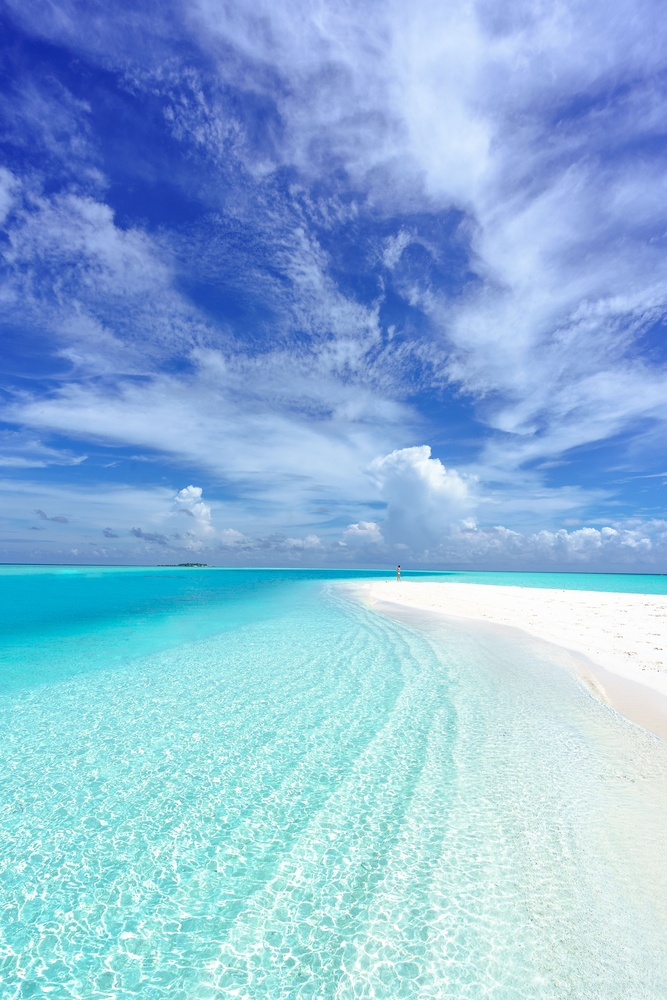
#> input picture image1.jpg, 667 x 1000 px, shrunk from 3831 x 5746 before the run
$ jupyter execute Assignment2.ipynb
#> lines starting #> are read from the running program, lines starting #| are printed output that depends on the picture; after the words box and inside, x2 and y2 are one past the last pixel; in counts of white or black regions, pixels touching at a corner belong together
[cell 1]
import cv2 as cv
import numpy as np

[cell 2]
#convert a grayscale image into a binary image.
# Read grayscale image
image = cv.imread("image1.jpg", cv.IMREAD_GRAYSCALE)
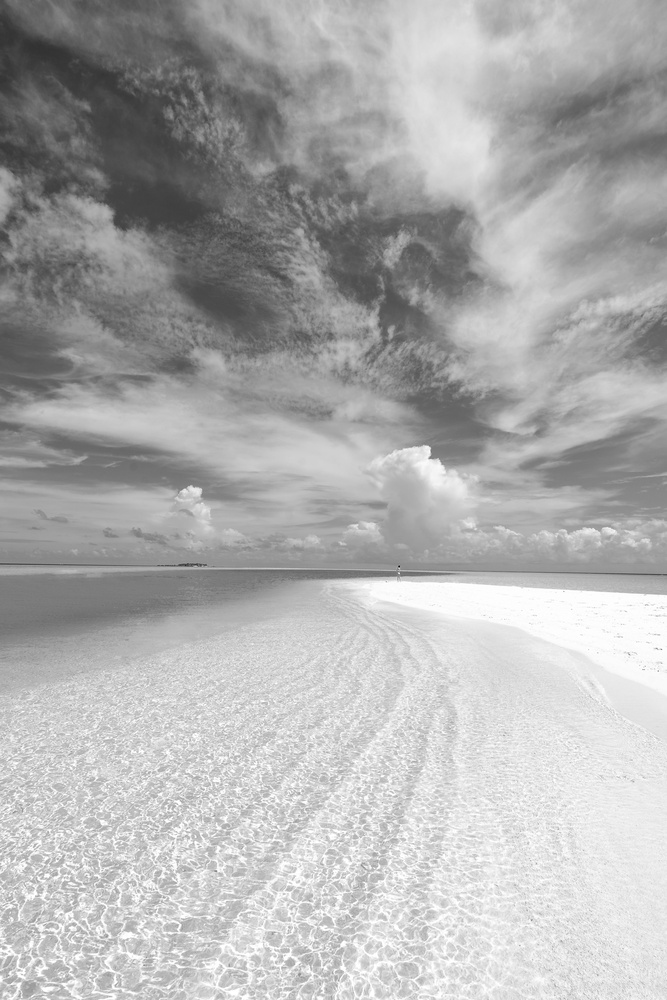
#> image: shape (1000, 667); min 9, max 255, mean 174.4

if image is None:
    print("Error: Image not found!")
    exit()

# -------------------------------
# Case 1: Threshold = Mean intensity
# -------------------------------
mean_val = np.mean(image)
#> mean_val = 174.4
ret, binary_mean = cv.threshold(image, mean_val, 255, cv.THRESH_BINARY)
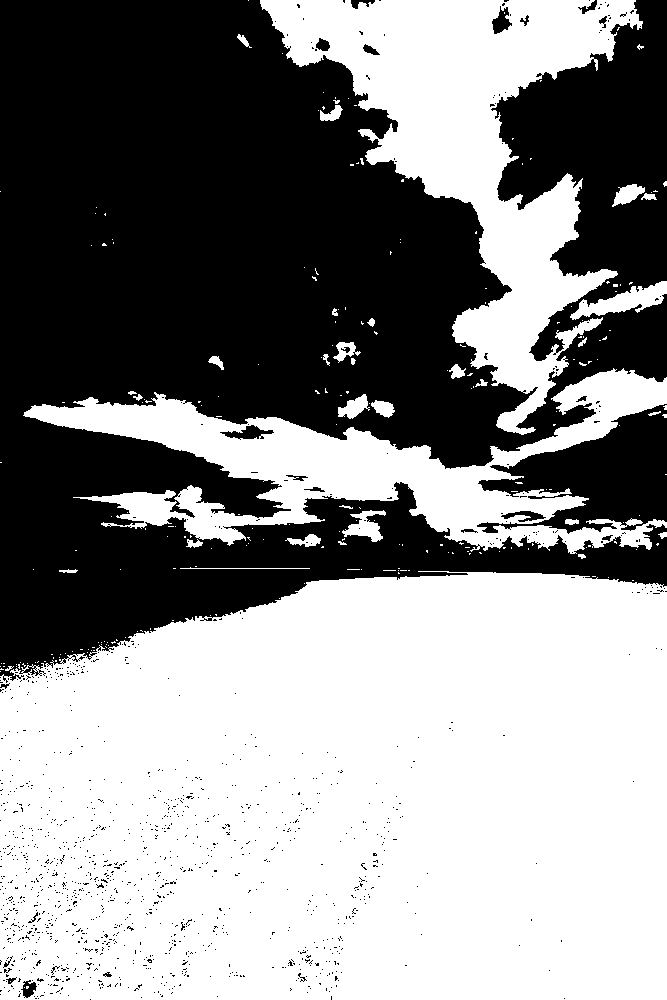
#> binary_mean: shape (1000, 667); 54.6% white; 1259 black regions (1234 under 20 px), largest, box (x1, y1, x2, y2) and area: (0, 0, 667, 683) 285214, (477, 404, 667, 534) 12730, (220, 425, 274, 440) 369
#> ret = 174
print(ret)
#| 174.0

cv.imshow("Binary (Mean Threshold)", binary_mean)
cv.imwrite("binary_mean.jpg", binary_mean)


# -------------------------------
# Case 2: User-defined threshold
# -------------------------------
threshold = int(input("Enter threshold value (0-255): "))
#> the answer given: 100

ret, binary_user = cv.threshold(image, threshold, 255, cv.THRESH_BINARY)
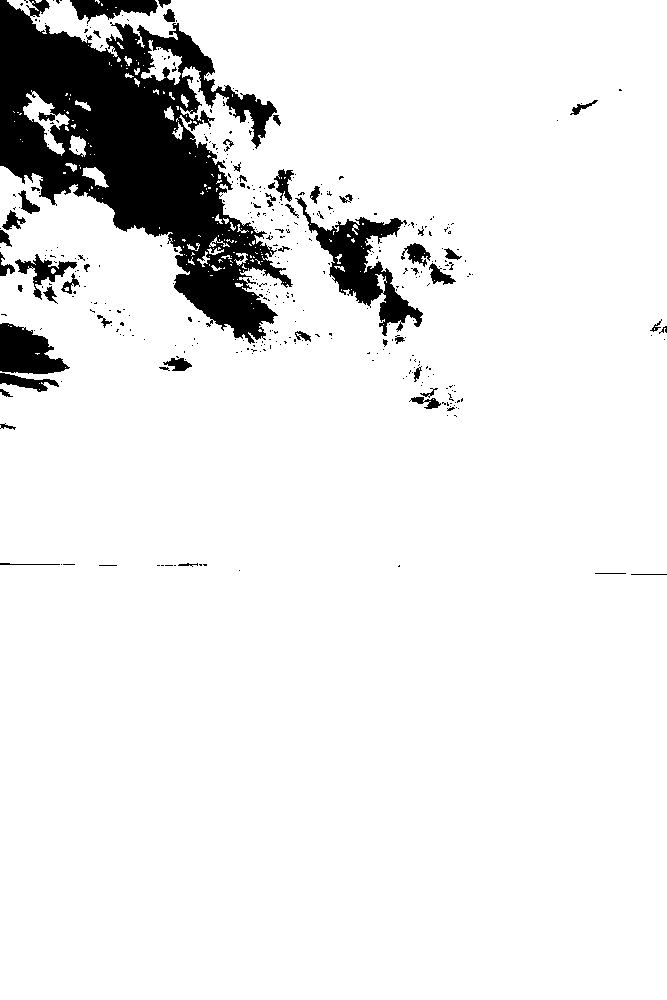
#> binary_user: shape (1000, 667); 91.3% white; 387 black regions (334 under 20 px), largest, box (x1, y1, x2, y2) and area: (0, 0, 293, 344) 42902, (295, 197, 423, 336) 4964, (0, 323, 70, 374) 2325
#> ret = 100
print(ret)
#| 100.0

cv.imshow("Binary (User Threshold)", binary_user)
cv.imwrite("binary_user.jpg", binary_user)

cv.waitKey(0)
cv.destroyAllWindows()

[cell 3]
# Read color image
image = cv.imread("image1.jpg")
#> image is the input picture: shape (1000, 667, 3); mean B, G, R 219.5, 182.9, 140.3

if image is None:
    print("Error: Image not found!")
    exit()

# Split channels (OpenCV uses BGR format)
B, G, R = cv.split(image)
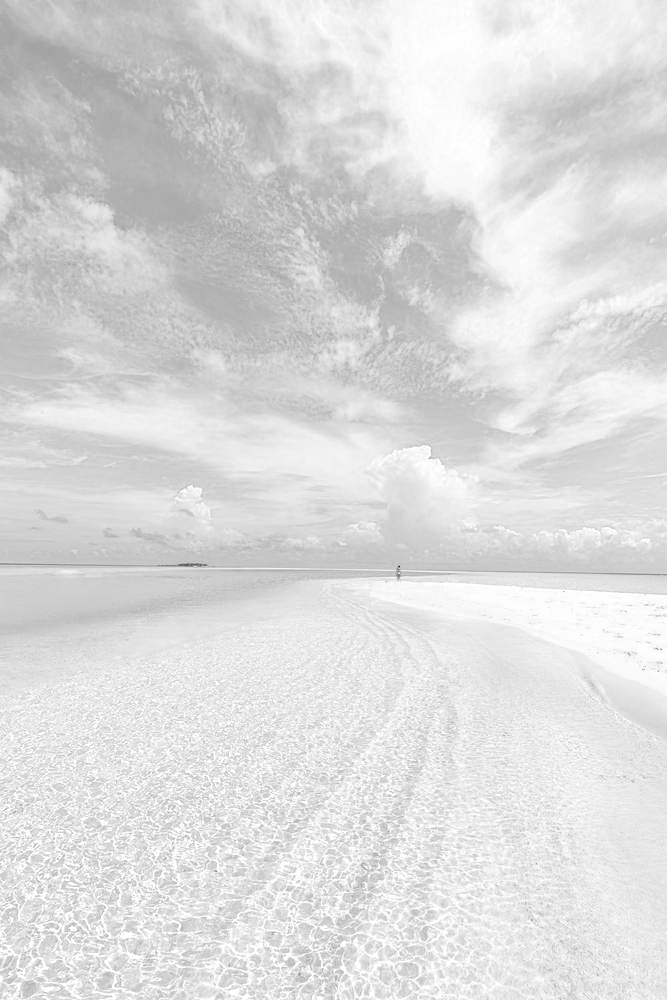
#> B: shape (1000, 667); min 37, max 255, mean 219.5
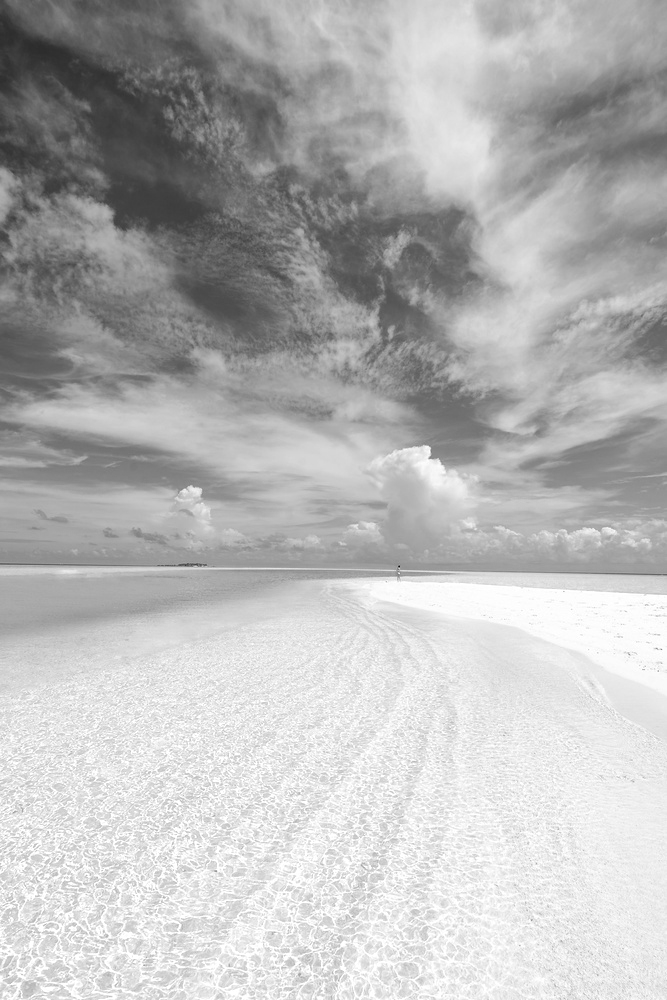
#> G: shape (1000, 667); min 10, max 255, mean 182.9
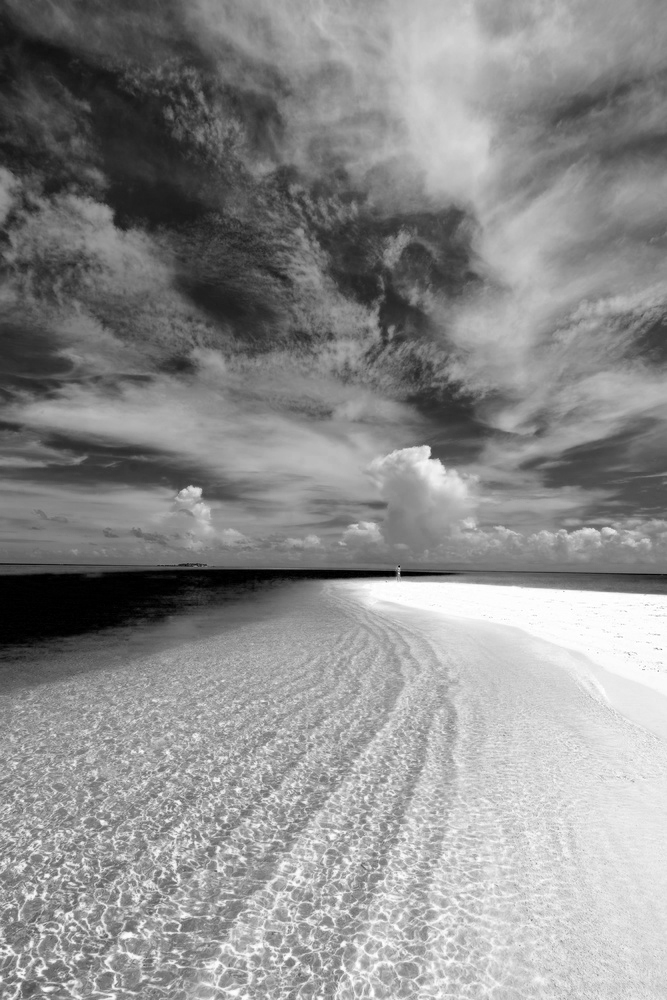
#> R: shape (1000, 667); min 0, max 255, mean 140.3

# -------------------------------
# Case 1: Mean average method
# -------------------------------
gray_mean = ((R + G + B) / 3).astype(np.uint8)
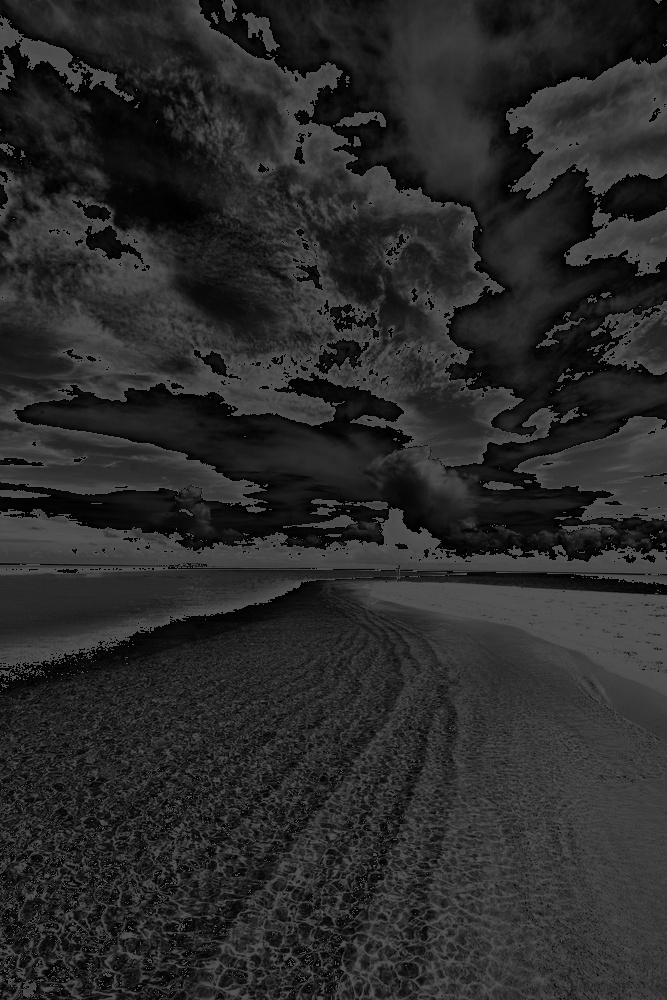
#> gray_mean: shape (1000, 667); min 0, max 85, mean 42

cv.imshow("Grayscale (Mean Method)", gray_mean)
cv.imwrite("gray_mean.jpg", gray_mean)

# -------------------------------
# Case 2: User-defined weights
# -------------------------------
r_w = float(input("Enter weight for R: "))
#> the answer given: 3
g_w = float(input("Enter weight for G: "))
#> the answer given: 3
b_w = float(input("Enter weight for B: "))
#> the answer given: 3

# Validate weights
if (r_w + g_w + b_w) != 1:
    print("Error: Weights must sum to 1")
else:
    gray_weighted = (r_w * R + g_w * G + b_w * B).astype(np.uint8)

    cv.imshow("Grayscale (Weighted)", gray_weighted)
    cv.imwrite("gray_weighted.jpg", gray_weighted)

cv.waitKey(0)
cv.destroyAllWindows()
